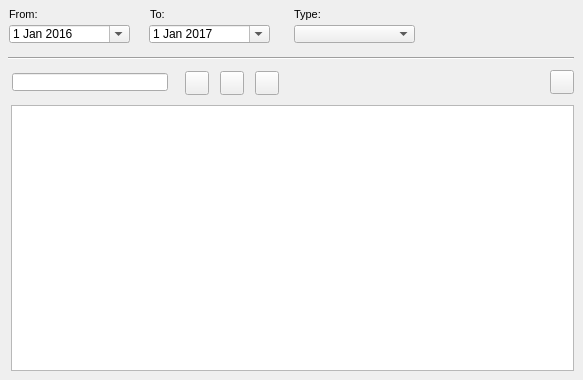
    <widget class="QWidget" name="page_document_2">
     <attribute name="title">
      <string>Document</string>
     </attribute>
     <widget class="QLabel" name="label_doc_to">
      <property name="geometry">
       <rect>
        <x>150</x>
        <y>3</y>
        <width>31</width>
        <height>22</height>
       </rect>
      </property>
      <property name="font">
       <font>
        <pointsize>8</pointsize>
       </font>
      </property>
      <property name="frameShape">
       <enum>QFrame::NoFrame</enum>
      </property>
      <property name="frameShadow">
       <enum>QFrame::Raised</enum>
      </property>
      <property name="text">
       <string>To:</string>
      </property>
      <property name="textFormat">
       <enum>Qt::AutoText</enum>
      </property>
      <property name="scaledContents">
       <bool>false</bool>
      </property>
      <property name="margin">
       <number>3</number>
      </property>
     </widget>
     <widget class="QTableView" name="tbl_document">
      <property name="geometry">
       <rect>
        <x>11</x>
        <y>105</y>
        <width>563</width>
        <height>266</height>
       </rect>
      </property>
      <property name="sortingEnabled">
       <bool>true</bool>
      </property>
     </widget>
     <widget class="QDateEdit" name="date_document_from">
      <property name="geometry">
       <rect>
        <x>9</x>
        <y>25</y>
        <width>121</width>
        <height>18</height>
       </rect>
      </property>
      <property name="date">
       <date>
        <year>2016</year>
        <month>1</month>
        <day>1</day>
       </date>
      </property>
      <property name="calendarPopup">
       <bool>true</bool>
      </property>
     </widget>
     <widget class="QDateEdit" name="date_document_to">
      <property name="geometry">
       <rect>
        <x>149</x>
        <y>25</y>
        <width>121</width>
        <height>18</height>
       </rect>
      </property>
      <property name="date">
       <date>
        <year>2017</year>
        <month>1</month>
        <day>1</day>
       </date>
      </property>
      <property name="calendarPopup">
       <bool>true</bool>
      </property>
     </widget>
     <widget class="QLabel" name="label_doc_type">
      <property name="geometry">
       <rect>
        <x>294</x>
        <y>3</y>
        <width>61</width>
        <height>22</height>
       </rect>
      </property>
      <property name="font">
       <font>
        <pointsize>8</pointsize>
       </font>
      </property>
      <property name="layoutDirection">
       <enum>Qt::LeftToRight</enum>
      </property>
      <property name="frameShape">
       <enum>QFrame::NoFrame</enum>
      </property>
      <property name="frameShadow">
       <enum>QFrame::Raised</enum>
      </property>
      <property name="text">
       <string>Type:</string>
      </property>
      <property name="textFormat">
       <enum>Qt::AutoText</enum>
      </property>
      <property name="scaledContents">
       <bool>false</bool>
      </property>
      <property name="margin">
       <number>3</number>
      </property>
     </widget>
     <widget class="QLabel" name="label_doc_from">
      <property name="geometry">
       <rect>
        <x>9</x>
        <y>3</y>
        <width>90</width>
        <height>22</height>
       </rect>
      </property>
      <property name="font">
       <font>
        <pointsize>8</pointsize>
       </font>
      </property>
      <property name="frameShape">
       <enum>QFrame::NoFrame</enum>
      </property>
      <property name="frameShadow">
       <enum>QFrame::Plain</enum>
      </property>
      <property name="text">
       <string>From:</string>
      </property>
      <property name="textFormat">
       <enum>Qt::AutoText</enum>
      </property>
      <property name="scaledContents">
       <bool>false</bool>
      </property>
      <property name="alignment">
       <set>Qt::AlignLeading|Qt::AlignLeft|Qt::AlignVCenter</set>
      </property>
      <property name="margin">
       <number>3</number>
      </property>
     </widget>
     <widget class="QComboBox" name="doc_type">
      <property name="geometry">
       <rect>
        <x>294</x>
        <y>25</y>
        <width>121</width>
        <height>18</height>
       </rect>
      </property>
     </widget>
     <widget class="Line" name="line_6">
      <property name="geometry">
       <rect>
        <x>8</x>
        <y>50</y>
        <width>566</width>
        <height>16</height>
       </rect>
      </property>
      <property name="orientation">
       <enum>Qt::Horizontal</enum>
      </property>
     </widget>
     <widget class="QPushButton" name="btn_doc_new">
      <property name="geometry">
       <rect>
        <x>255</x>
        <y>71</y>
        <width>24</width>
        <height>24</height>
       </rect>
      </property>
      <property name="styleSheet">
       <string notr="true"/>
      </property>
      <property name="text">
       <string/>
      </property>
      <property name="icon">
       <iconset>
        <normaloff>../icons/131b.png</normaloff>../icons/131b.png</iconset>
      </property>
      <property name="iconSize">
       <size>
        <width>22</width>
        <height>22</height>
       </size>
      </property>
     </widget>
     <widget class="QPushButton" name="btn_doc_delete">
      <property name="geometry">
       <rect>
        <x>220</x>
        <y>71</y>
        <width>24</width>
        <height>24</height>
       </rect>
      </property>
      <property name="sizePolicy">
       <sizepolicy hsizetype="Minimum" vsizetype="Preferred">
        <horstretch>0</horstretch>
        <verstretch>0</verstretch>
       </sizepolicy>
      </property>
      <property name="styleSheet">
       <string notr="true"/>
      </property>
      <property name="text">
       <string/>
      </property>
      <property name="icon">
       <iconset>
        <normaloff>../icons/112b.png</normaloff>../icons/112b.png</iconset>
      </property>
      <property name="iconSize">
       <size>
        <width>22</width>
        <height>22</height>
       </size>
      </property>
     </widget>
     <widget class="QLineEdit" name="doc_id">
      <property name="geometry">
       <rect>
        <x>12</x>
        <y>73</y>
        <width>156</width>
        <height>18</height>
       </rect>
      </property>
     </widget>
     <widget class="QPushButton" name="btn_doc_insert">
      <property name="geometry">
       <rect>
        <x>185</x>
        <y>71</y>
        <width>24</width>
        <height>24</height>
       </rect>
      </property>
      <property name="styleSheet">
       <string notr="true"/>
      </property>
      <property name="text">
       <string/>
      </property>
      <property name="icon">
       <iconset>
        <normaloff>../icons/111b.png</normaloff>../icons/111b.png</iconset>
      </property>
      <property name="iconSize">
       <size>
        <width>22</width>
        <height>22</height>
       </size>
      </property>
     </widget>
     <widget class="QPushButton" name="btn_open_doc">
      <property name="geometry">
       <rect>
        <x>550</x>
        <y>70</y>
        <width>24</width>
        <height>24</height>
       </rect>
      </property>
      <property name="styleSheet">
       <string notr="true"/>
      </property>
      <property name="text">
       <string/>
      </property>
      <property name="icon">
       <iconset>
        <normaloff>../icons/170b.png</normaloff>../icons/170b.png</iconset>
      </property>
      <property name="iconSize">
       <size>
        <width>22</width>
        <height>22</height>
       </size>
      </property>
     </widget>
    </widget>
